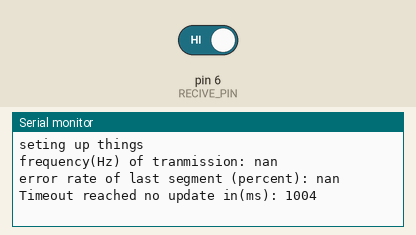
Recording of a sketch running on a simulated Arduino Uno, built with avr-gcc and run on an emulated ATmega328P. Parts: the last lines printed to the serial monitor. The inputs (shaded band) are chosen by the test bench; at power-on: pin 6 (RECIVE_PIN) HIGH.

Above: at 1.2 s.
1.3 s: pin 6 (RECIVE_PIN) driven LOW
At 2.3 s:
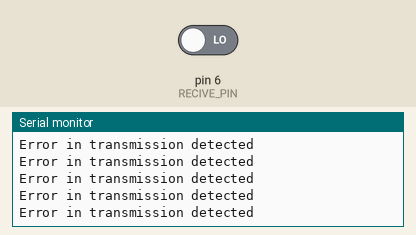
3.2 s: pin 6 (RECIVE_PIN) driven HIGH
At 5.5 s:
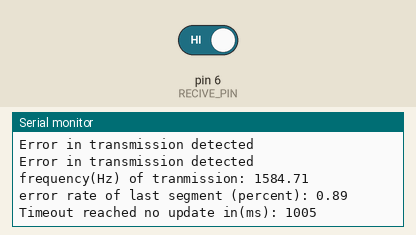

Measured:
- after the input at 1.3 s, the serial monitor: prints a new line at once (image 1)
- after the input at 3.2 s, the serial monitor: prints a new line after 1.0 s (image 2)

The sketch:

receive.ino
```cpp
const int RECIVE_PIN = 6;
const int MESSAGE_SIZE = 9;
const int MESSAGE_TIMEOUT = 1000; // timeout in miliseconds
bool *fifo = new bool[MESSAGE_SIZE];
int bytesRecived = 0;
int errorsFound = 0;
char match = 0x07;
char key = 0x00;
int bitTracker = 0;
bool timeoutHit = false;
long int milisLastUpdate = 0;
long int frequencyTime = 0;
long long int averageFreqTime = 0;
int threshHold = 100;

void setup()
{
    // put your setup code here, to run once:
    Serial.begin(115200);
    milisLastUpdate = millis();
    Serial.println("seting up things");
}

void loop()
{

    if (!(digitalRead(RECIVE_PIN)))
    {
        frequencyTime = micros();
        readBit();
        timeoutHit = false;
        bitTracker++;
        milisLastUpdate = millis();
        averageFreqTime = averageFreqTime + (micros() - frequencyTime);

    }
    if (bitTracker == MESSAGE_SIZE)
    {
        bytesRecived++;
        bitTracker = 0;
//        printBinary(fifo, 9);
        if (verifyByte(fifo))
        {
            key = convetToAscii();
            delay(10);
            fifoFlush();
        }
        else
        {
            errorsFound++;
            fifoFlush();
            Serial.println("Error in transmission detected");
        }
        if(key == match)
        {
          Serial.println("test detected");
        }
    }
    if (millis() - milisLastUpdate > MESSAGE_TIMEOUT)
    {
        fifoFlush();
        if (!timeoutHit)
        {
            timeoutHit = true;
            double errorRate = float(errorsFound * 8)/float(bytesRecived * 9);
            double averageTime =  (float(averageFreqTime)/float(bytesRecived * 8))/1000;

            float frequency = 1000/averageTime;
            Serial.print("frequency(Hz) of tranmission: ");
            Serial.println(frequency);
            Serial.print("error rate of last segment (percent): ");
            Serial.println(errorRate);
            Serial.print("Timeout reached no update in(ms): ");
            Serial.println(millis() - milisLastUpdate);
            milisLastUpdate = 0;
            averageFreqTime = 0;
            errorsFound = 0;
            bytesRecived = 0;
            milisLastUpdate = millis();
        }
    }
}

void fifoPush(bool bit)
{
    for (int i = 0; i < MESSAGE_SIZE - 1; i++)
    {
        fifo[i] = fifo[i + 1];
    }
    fifo[8] = bit;
}

void fifoFlush()
{
    for (int i = 0; i < MESSAGE_SIZE; i++)
    {
        fifo[i] = 0;
    }
}

char convetToAscii()
{
    char ascii = 0; // i dont know why this has to be a one but it makes everything work
    bool *dataSegment = new bool[MESSAGE_SIZE - 1];
    // bool *flipedData = new bool[MESSAGE_SIZE - 1];
    for (int i = 0; i < MESSAGE_SIZE - 1; i++)
    {
        dataSegment[i] = fifo[i];
    }

    for (int i = 0; i < MESSAGE_SIZE - 1; i++)
    {
        if (dataSegment[i])
        {
            ascii |= 1 << i;
        }
    }

    Serial.print(ascii);
    return(ascii);
}

void printBinary(bool bitArray[], int size)
{
    for (int i = 0; i < size; i++)
    {
        if (bitArray[i])
        {
            Serial.print("1");
        }
        else
        {
            Serial.print("0");
        }
    }
    Serial.println();
}

bool verifyByte(bool byteMessage[])
{
    int parity = 0;
    for (int i = 0; i < MESSAGE_SIZE; i++)
    {
        if (byteMessage[i] == 0)
        {
            parity += 1;
        }
    }
    if (parity % 2 == 0)
    {
        return true;
    }
    return false;
}

bool readBit()
{
    delayMicroseconds(220);
    fifoPush(digitalRead(RECIVE_PIN));
    delayMicroseconds(300); // we can lower this time to account for how long fifo push will take to run
}
```
